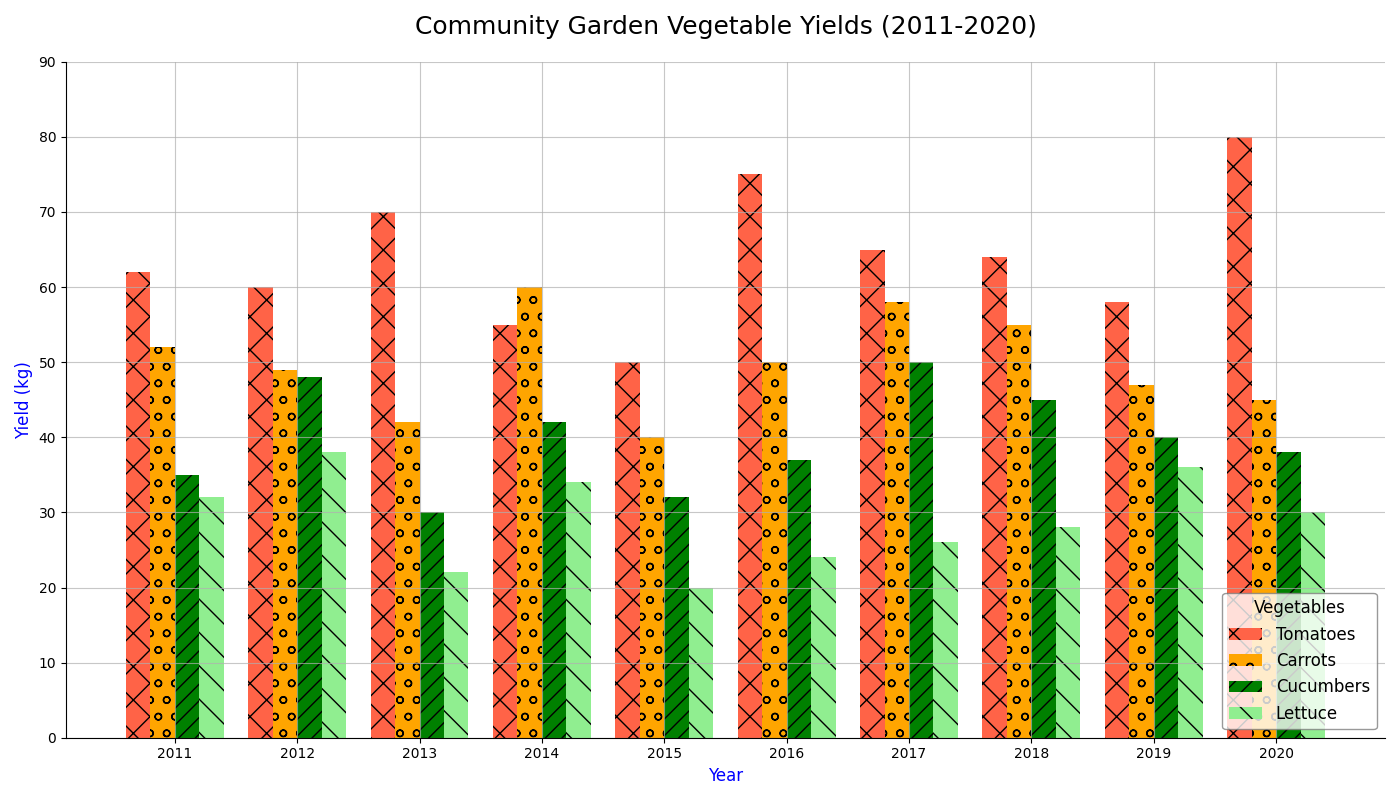

Reproduce this figure in Python.
import matplotlib.pyplot as plt
import numpy as np

years = np.arange(2011, 2021)
tomatoes = np.array([62, 60, 70, 55, 50, 75, 65, 64, 58, 80])
carrots = np.array([52, 49, 42, 60, 40, 50, 58, 55, 47, 45])
cucumbers = np.array([35, 48, 30, 42, 32, 37, 50, 45, 40, 38])
lettuce = np.array([32, 38, 22, 34, 20, 24, 26, 28, 36, 30])

fig, ax = plt.subplots(figsize=(14, 8))

width = 0.2
ax.bar(years - width * 1.5, tomatoes, width, label='Tomatoes', color='tomato', hatch='x')
ax.bar(years - width / 2, carrots, width, label='Carrots', color='orange', hatch='o')
ax.bar(years + width / 2, cucumbers, width, label='Cucumbers', color='green', hatch='//')
ax.bar(years + width * 1.5, lettuce, width, label='Lettuce', color='lightgreen', hatch='\\')

ax.set_title('Community Garden Vegetable Yields (2011-2020)', fontsize=18, fontweight='normal', pad=20)
ax.set_xlabel('Year', fontsize=12, color='blue')
ax.set_ylabel('Yield (kg)', fontsize=12, color='blue')
ax.set_xticks(years)
ax.set_yticks(np.arange(0, 100, 10))
ax.grid(True, linestyle='-', alpha=0.7)

ax.spines['top'].set_visible(False)
ax.spines['right'].set_visible(False)
ax.legend(loc='lower right', fontsize=12, edgecolor='grey', title='Vegetables', title_fontsize=12)

plt.tight_layout()
plt.show()
